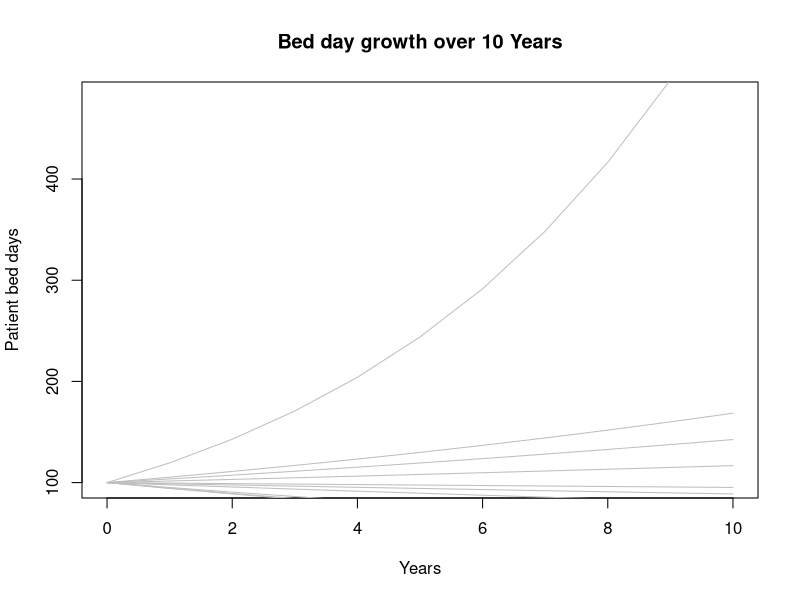
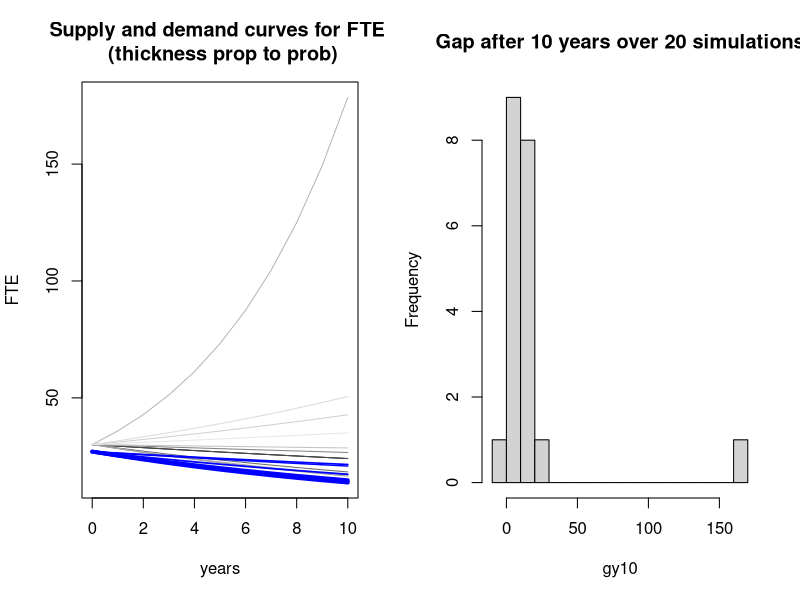

Here is the R script that generated these plots, in order:

rm(list=ls())


# Parameters
initial_value <- 100
years <- 0:10
num_plots <- 10  # Number of scenarios to generate

# number of simulations to run
nsim<-20

mean_growth_rate <- 0.02
sd_growth_rate <- 0.05

# demand probs
dp<-runif(num_plots)
dprob<-dp/sum(dp)
# supply probs
sp<-runif(num_plots)
sprob<-sp/sum(sp)



demand_probs<-c(0.25,0.15,0.6)
supply_probs<-c(0.8,0.15,0.5)



# Initialise data frame for storing results
data <- data.frame(year = rep(years, num_plots),
                   beddays = numeric(length(years) * num_plots),
                   group = rep(1:num_plots, each=length(years)))

# Function to calculate growth
calculate_growth <- function(initial_value, growth_rate, years) {
  return(initial_value * (1 + growth_rate) ^ years)
}

data$dprob<-rep(dprob,each = length(years))
data$sprob<-rep(sprob,each = length(years))


# Generate growth rates from normal distribution
# set.seed(123)  # For reproducibility
growth_rates <- rnorm(num_plots, mean = mean_growth_rate, sd = sd_growth_rate)

# Create the data for each growth rate
for (i in 1:num_plots) {
  data$beddays[ data$group == i ] <- calculate_growth(initial_value, growth_rates[ i ], years)
}


# Initialise plot
plot(years, calculate_growth(initial_value, growth_rates[ 1 ], years), type="n", 
     xlab="Years", ylab="Patient bed days", main="Bed day growth over 10 Years", ylim=c(initial_value, initial_value * (1 + mean_growth_rate + 3*sd_growth_rate) ^ max(years)))

# Add lines to the plot
for (i in 1:num_plots) {
  beddays <- calculate_growth(initial_value, growth_rates[ i ], years)
  lines(years, beddays, type="l"
#        , col=rainbow(num_plots)[ i ]
        , col = 'gray'
        , pch=16)  # Different colour for each line
}

# Adding a legend
#legend("topright", legend=paste("Growth rate:", round(growth_rates, 4)), col=rainbow(num_plots), lty=1, pch=16)

####### Calcualte demand for staff based on demand driver
#  assume we need 0.3 nurses and 0.1 doctors per patient bed day
# define nurse to patient bed day
n2pbd<-0.3
d2pbd<-0.1

data$d.nurses<-n2pbd*data$beddays
data$d.doctors<-d2pbd*data$beddays





##### Supply
# current nursing workforce
cn<-27
cd<-9

# attrition rates
a.n<--0.05

# Generate growth rates from normal distribution
# set.seed(123)  # For reproducibility
att_rates <- rnorm(num_plots, mean = a.n, sd = 0.02)

# quantify the remaining workforce for each attrition rate
for (i in 1:num_plots) {
  data$nsupply[ data$group == i ] <- calculate_growth(cn, att_rates[ i ], years)
}
for (i in 1:num_plots) {
  data$ndoc[ data$group == i ] <- calculate_growth(cd, att_rates[ i ], years)
}

par(mfrow=c(1,2))
# Initialise plot
plot(years,data$d.nurses[data$group==1], type = 'l'
    ,ylim = c(min(c(data$d.nurses,data$nsupply))
,max(c(data$d.nurses,data$nsupply)))
,ylab = "FTE"
,xlab = "years"
,main = "Supply and demand curves for FTE \n (thickness prop to prob)"
)


g<-gray.colors(num_plots)


# Add demand curves to the plot
for (i in 1:num_plots) {
  
  lines(years, data$d.nurses[data$group==i], type="l"
        #        , col=rainbow(num_plots)[ i ]
        , col = g[i]
        # ,lwd = 20*dprob[i]
        , pch=16)  # 
  }

# Add supply projections to the plot
for (i in 1:num_plots) {
    lines(years, data$nsupply[data$group==i], type="l"
        #        , col=rainbow(num_plots)[ i ]
        , col = 'blue'
        ,lwd = 20*sprob[i]
        , pch=16)  # 
}


# build the simulations - e.g. 100 simulations of the diff combinations of each possible scenario
# calculate gaps

# define the selected demand scenario
dscen<-sample(1:num_plots,size = nsim,replace=TRUE,prob = dprob)
# define the selected demand scenario
sscen<-sample(1:num_plots,size = nsim,replace=TRUE,prob = sprob)

# construct the supply and denand curves under that scenario adn comput the gaps

gy10<-0
simoutput<-NULL
# next step: comp
 # i<-1
for (i in 1:nsim){
  
datascen<-as.data.frame(cbind(years,data$d.nurses[data$group==dscen[i]],data$nsupply[data$group==sscen[i]]))
colnames(datascen)<-c("years","demand","supply")
datascen$gap<-datascen$demand-datascen$supply
datascen$simulation.number<-i

simoutput<-rbind(simoutput,datascen)
# gap at year 10
gy10[i]<-datascen$gap[datascen$years==10]
}
# barplot(table(round(gy10)))

hist(gy10,20
     ,main = paste0("Gap after 10 years over ", nsim, " simulations")
     # ,main = paste0('attrit = ', round(att_rates,2), '; demand = ', round(growth_rates,2))
)

write.csv(simoutput,"mysim.csv")





